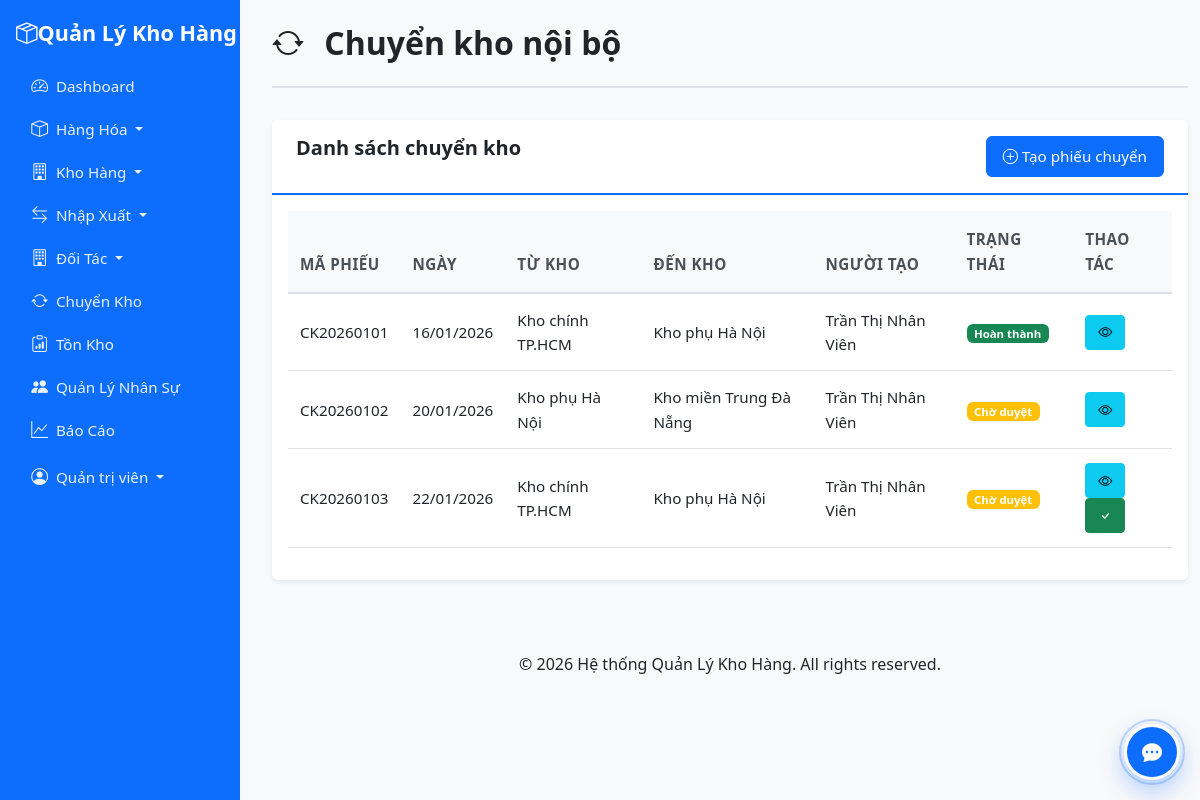
The page /modules/internal_transfers/index.php (signed in) on the database its author committed.
### tables this page shows
CREATE TABLE `internal_transfers` (
  `id` int(11) NOT NULL,
  `transfer_code` varchar(50) NOT NULL,
  `transfer_date` date NOT NULL,
  `from_warehouse_id` int(11) NOT NULL,
  `to_warehouse_id` int(11) NOT NULL,
  `from_location_id` int(11) DEFAULT NULL,
  `to_location_id` int(11) DEFAULT NULL,
  `created_by` int(11) NOT NULL,
  `approved_by` int(11) DEFAULT NULL,
  `status` enum('pending','in_transit','completed','cancelled') DEFAULT 'pending',
  `notes` text DEFAULT NULL,
  `created_at` timestamp NOT NULL DEFAULT current_timestamp(),
  `updated_at` timestamp NOT NULL DEFAULT current_timestamp() ON UPDATE current_timestamp()
);

CREATE TABLE `warehouses` (
  `id` int(11) NOT NULL,
  `code` varchar(50) NOT NULL,
  `name` varchar(100) NOT NULL,
  `address` text DEFAULT NULL,
  `latitude` decimal(10,7) DEFAULT NULL,
  `longitude` decimal(10,7) DEFAULT NULL,
  `manager_id` int(11) DEFAULT NULL,
  `status` tinyint(1) DEFAULT 1,
  `created_at` timestamp NOT NULL DEFAULT current_timestamp()
);

CREATE TABLE `users` (
  `id` int(11) NOT NULL,
  `username` varchar(50) NOT NULL,
  `password` varchar(255) NOT NULL,
  `full_name` varchar(100) NOT NULL,
  `email` varchar(100) DEFAULT NULL,
  `phone` varchar(20) DEFAULT NULL,
  `role` enum('admin','quanly_kho','nhanvien_nhapkho','ketoan') DEFAULT 'nhanvien_nhapkho',
  `status` tinyint(1) DEFAULT 1,
  `created_at` timestamp NOT NULL DEFAULT current_timestamp(),
  `updated_at` timestamp NOT NULL DEFAULT current_timestamp() ON UPDATE current_timestamp()
);

### config/config.php (called while the page is built, shortened)
<?php
function formatDate($date) {
    return date('d/m/Y', strtotime($date));
}
?>

### modules/internal_transfers/index.php (the view, shortened to what this page needs)
<?php
require_once '../../config/config.php';
$db = getDB();
$stmt = $db->query("SELECT it.*, w1.name as from_warehouse, w2.name as to_warehouse, u.full_name as creator_name
    FROM internal_transfers it
    JOIN warehouses w1 ON it.from_warehouse_id = w1.id
    JOIN warehouses w2 ON it.to_warehouse_id = w2.id
    JOIN users u ON it.created_by = u.id
    ORDER BY it.created_at DESC");
$transfers = $stmt->fetchAll();
include '../../includes/header.php';
?>
<div class="container-fluid mt-4">
    <div class="page-header">
        <h1><i class="bi bi-arrow-repeat"></i> Chuyển kho nội bộ</h1>
    </div>
    <div class="card">
        <div class="card-header d-flex justify-content-between">
            <h5 class="mb-0">Danh sách chuyển kho</h5>
            <a href="add.php" class="btn btn-primary">
                <i class="bi bi-plus-circle"></i> Tạo phiếu chuyển
            </a>
        </div>
        <div class="card-body">
            <div class="table-responsive">
                <table class="table">
                    <thead>
                        <tr>
                            <th>Mã phiếu</th>
                            <th>Ngày</th>
                            <th>Từ kho</th>
                            <th>Đến kho</th>
                            <th>Người tạo</th>
                            <th>Trạng thái</th>
                            <th>Thao tác</th>
                        </tr>
                    </thead>
                    <tbody>
                        <?php foreach ($transfers as $t): ?>
                        <tr>
                            <td><?php echo htmlspecialchars($t['transfer_code']); ?></td>
                            <td><?php echo formatDate($t['transfer_date']); ?></td>
                            <td><?php echo htmlspecialchars($t['from_warehouse']); ?></td>
                            <td><?php echo htmlspecialchars($t['to_warehouse']); ?></td>
                            <td><?php echo htmlspecialchars($t['creator_name']); ?></td>
                            <td>
                                <span class="badge bg-<?php
                                    echo $t['status'] == 'completed' ? 'success' :
                                        ($t['status'] == 'cancelled' ? 'danger' :
                                        ($t['status'] == 'in_transit' ? 'info' : 'warning'));
                                ?>">
                                    <?php
                                    echo $t['status'] == 'completed' ? 'Hoàn thành' :
                                        ($t['status'] == 'cancelled' ? 'Hủy' :
                                        ($t['status'] == 'in_transit' ? 'Đang vận chuyển' : 'Chờ duyệt'));
                                    ?>
                                </span>
                            </td>
                            <td>
                                <a href="view.php?id=<?php echo $t['id']; ?>" class="btn btn-sm btn-info">
                                    <i class="bi bi-eye"></i>
                                </a>
                                <?php if ($t['status'] == 'pending' && $_SESSION['role'] == 'admin'): ?>
                                <form method="POST" action="approve.php" class="d-inline">
                                    <button type="submit" class="btn btn-sm btn-success"><i class="bi bi-check"></i></button>
                                </form>
                                <?php endif; ?>
                            </td>
                        </tr>
                        <?php endforeach; ?>
                    </tbody>
                </table>
            </div>
        </div>
    </div>
</div>
<?php include '../../includes/footer.php'; ?>

### assets/css/style.css (style rules this page uses)
:root { --primary-color: #0d6efd; --secondary-color: #6c757d; --success-color: #198754; --danger-color: #dc3545; --warning-color: #ffc107; --info-color: #0dcaf0; }
body { font-family: 'Segoe UI', Tahoma, Geneva, Verdana, sans-serif; background-color: #f8f9fa; font-size: 1rem; line-height: 1.6; }
@media (min-width: 992px) { body.has-sidebar { padding-left: 260px; } }
.card { border: none; box-shadow: 0 0.125rem 0.25rem rgba(0, 0, 0, 0.075); margin-bottom: 1.5rem; }
.card-header { background-color: #fff; border-bottom: 2px solid var(--primary-color); font-weight: 600; font-size: 1.1rem; padding: 1rem 1.5rem; }
.card-header h5 { font-size: 1.25rem; font-weight: 600; margin: 0; }
.table { background-color: #fff; }
.table thead th { background-color: #f8f9fa; border-bottom: 2px solid #dee2e6; font-weight: 600; font-size: 0.95rem; padding: 1rem 0.75rem; text-transform: uppercase; letter-spacing: 0.5px; color: #495057; }
.table tbody td { padding: 0.875rem 0.75rem; font-size: 0.95rem; vertical-align: middle; }
.badge { padding: 0.35em 0.65em; }
.page-header { margin-bottom: 2rem; padding-bottom: 1rem; border-bottom: 2px solid #dee2e6; }
.page-header h1 { margin-bottom: 0.5rem; font-size: 2rem; font-weight: 600; color: #212529; }
.page-header h1 i { margin-right: 0.75rem; font-size: 2rem; }
h1, h2, h3, h4, h5, h6 { font-weight: 600; color: #212529; }
h1 { font-size: 2rem; }
h5 { font-size: 1.1rem; }
.btn { font-weight: 500; padding: 0.5rem 1rem; font-size: 0.95rem; }
.btn-sm { padding: 0.375rem 0.75rem; font-size: 0.875rem; }

### rows shown on the page
internal_transfers: transfer_code "CK20260101", transfer_date "16/01/2026", from_warehouse.name "Kho chính TP.HCM", to_warehouse.name "Kho phụ Hà Nội", created_by.full_name "Trần Thị Nhân Viên", status "Hoàn thành"
internal_transfers: transfer_code "CK20260102", transfer_date "20/01/2026", from_warehouse.name "Kho phụ Hà Nội", to_warehouse.name "Kho miền Trung Đà Nẵng", created_by.full_name "Trần Thị Nhân Viên", status "Chờ duyệt"
internal_transfers: transfer_code "CK20260103", transfer_date "22/01/2026", from_warehouse.name "Kho chính TP.HCM", to_warehouse.name "Kho phụ Hà Nội", created_by.full_name "Trần Thị Nhân Viên", status "Chờ duyệt"

### other values the page prints
$_SESSION['full_name'] "Quản trị viên"
